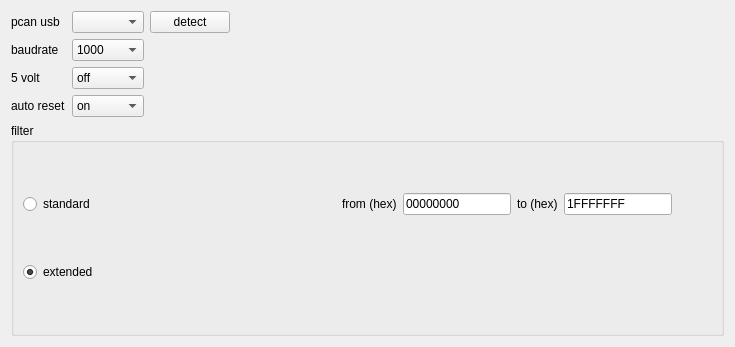
         <widget class="QWidget" name="scrollAreaWidgetContents_6">
          <property name="geometry">
           <rect>
            <x>0</x>
            <y>0</y>
            <width>735</width>
            <height>347</height>
           </rect>
          </property>
          <layout class="QGridLayout" name="gridLayout_6" rowstretch="1,1,1,1,0">
           <item row="0" column="0">
            <widget class="QLabel" name="label_10">
             <property name="text">
              <string>pcan usb</string>
             </property>
            </widget>
           </item>
           <item row="0" column="1">
            <widget class="QComboBox" name="pcanDevicesComboBox"/>
           </item>
           <item row="0" column="2">
            <widget class="QPushButton" name="pcanDetectPushButton">
             <property name="text">
              <string>detect</string>
             </property>
            </widget>
           </item>
           <item row="1" column="0">
            <widget class="QLabel" name="label_11">
             <property name="text">
              <string>baudrate</string>
             </property>
            </widget>
           </item>
           <item row="1" column="1">
            <widget class="QComboBox" name="pcanBaudratecomboBox">
             <item>
              <property name="text">
               <string>1000</string>
              </property>
             </item>
             <item>
              <property name="text">
               <string>800</string>
              </property>
             </item>
             <item>
              <property name="text">
               <string>500</string>
              </property>
             </item>
             <item>
              <property name="text">
               <string>250</string>
              </property>
             </item>
             <item>
              <property name="text">
               <string>125</string>
              </property>
             </item>
             <item>
              <property name="text">
               <string>100</string>
              </property>
             </item>
             <item>
              <property name="text">
               <string>95</string>
              </property>
             </item>
             <item>
              <property name="text">
               <string>83</string>
              </property>
             </item>
             <item>
              <property name="text">
               <string>50</string>
              </property>
             </item>
             <item>
              <property name="text">
               <string>47</string>
              </property>
             </item>
             <item>
              <property name="text">
               <string>33</string>
              </property>
             </item>
             <item>
              <property name="text">
               <string>20</string>
              </property>
             </item>
             <item>
              <property name="text">
               <string>10</string>
              </property>
             </item>
             <item>
              <property name="text">
               <string>5</string>
              </property>
             </item>
            </widget>
           </item>
           <item row="2" column="0">
            <widget class="QLabel" name="label_12">
             <property name="statusTip">
              <string>5 volt power supply</string>
             </property>
             <property name="text">
              <string>5 volt</string>
             </property>
            </widget>
           </item>
           <item row="2" column="1">
            <widget class="QComboBox" name="pcan5VoltComboBox">
             <property name="statusTip">
              <string>5 volt power supply</string>
             </property>
             <item>
              <property name="text">
               <string>off</string>
              </property>
             </item>
             <item>
              <property name="text">
               <string>on</string>
              </property>
             </item>
            </widget>
           </item>
           <item row="2" column="3">
            <spacer name="horizontalSpacer_6">
             <property name="orientation">
              <enum>Qt::Horizontal</enum>
             </property>
             <property name="sizeHint" stdset="0">
              <size>
               <width>300</width>
               <height>20</height>
              </size>
             </property>
            </spacer>
           </item>
           <item row="3" column="0">
            <widget class="QLabel" name="label_13">
             <property name="toolTip">
              <string>automatic reset on BUS-OFF</string>
             </property>
             <property name="text">
              <string>auto reset</string>
             </property>
            </widget>
           </item>
           <item row="3" column="1">
            <widget class="QComboBox" name="pcanBusOffResetComboBox">
             <property name="statusTip">
              <string>automatic reset on BUS-OFF</string>
             </property>
             <item>
              <property name="text">
               <string>on</string>
              </property>
             </item>
             <item>
              <property name="text">
               <string>off</string>
              </property>
             </item>
            </widget>
           </item>
           <item row="4" column="0" colspan="4">
            <widget class="QGroupBox" name="groupBox_4">
             <property name="title">
              <string>filter</string>
             </property>
             <layout class="QGridLayout" name="gridLayout_13" columnstretch="1,0,0,0,0,0">
              <item row="1" column="0">
               <widget class="QRadioButton" name="pcanExtendedRadioButton">
                <property name="text">
                 <string>extended</string>
                </property>
                <property name="checked">
                 <bool>true</bool>
                </property>
               </widget>
              </item>
              <item row="0" column="0">
               <widget class="QRadioButton" name="pcanStandardRadioButton">
                <property name="text">
                 <string>standard</string>
                </property>
               </widget>
              </item>
              <item row="0" column="3">
               <widget class="QLabel" name="label_15">
                <property name="text">
                 <string>to (hex)</string>
                </property>
               </widget>
              </item>
              <item row="0" column="2">
               <widget class="QLineEdit" name="pcanFilterFromLineEdit">
                <property name="inputMask">
                 <string/>
                </property>
                <property name="text">
                 <string>00000000</string>
                </property>
               </widget>
              </item>
              <item row="0" column="1">
               <widget class="QLabel" name="label_14">
                <property name="text">
                 <string>from (hex)</string>
                </property>
               </widget>
              </item>
              <item row="0" column="5">
               <spacer name="horizontalSpacer_7">
                <property name="orientation">
                 <enum>Qt::Horizontal</enum>
                </property>
                <property name="sizeHint" stdset="0">
                 <size>
                  <width>40</width>
                  <height>20</height>
                 </size>
                </property>
               </spacer>
              </item>
              <item row="0" column="4">
               <widget class="QLineEdit" name="pcanFilterToLineEdit">
                <property name="inputMask">
                 <string/>
                </property>
                <property name="text">
                 <string>1FFFFFFF</string>
                </property>
               </widget>
              </item>
             </layout>
            </widget>
           </item>
          </layout>
         </widget>
